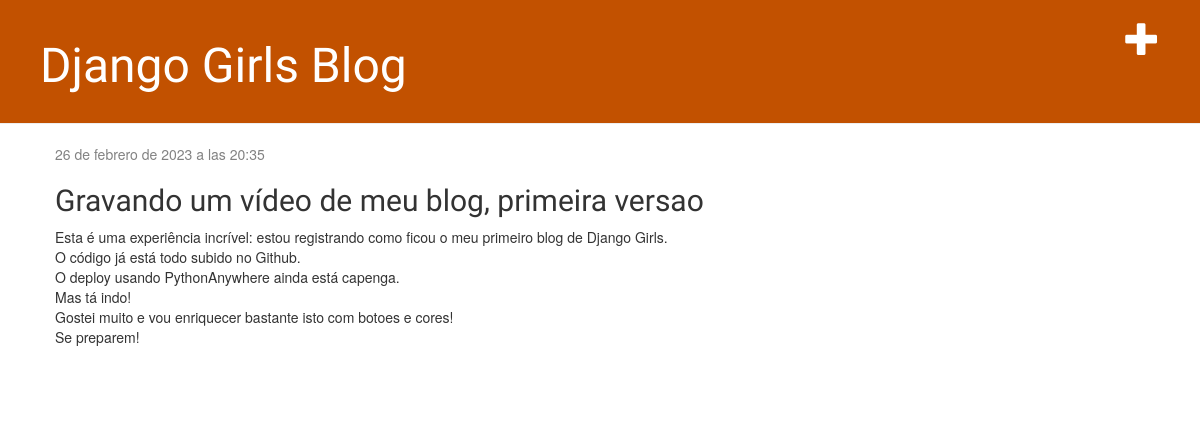
Screenshot of /post/7/ with the database file from the repository.
### blog/models.py (models this page shows, shortened)
class Post(models.Model):
    author = models.ForeignKey(settings.AUTH_USER_MODEL, on_delete=models.CASCADE)
    title = models.CharField(max_length=200)
    text = models.TextField()
    created_date = models.DateTimeField(
            default=timezone.now)
    published_date = models.DateTimeField(
            blank=True, null=True)

### blog/views.py (the view)
# urls.py: path('post/<int:pk>/', views.post_detail, name='post_detail'),
def post_detail(request, pk):
    post = get_object_or_404(Post, pk=pk)
    return render(request, 'blog/post_detail.html', {'post': post})

### blog/templates/blog/post_detail.html
{% extends 'blog/base.html' %}
{% block content %}
    <div class="post">
        {% if post.published_date %}
            <div class="date">
                {{ post.published_date }}
            </div>
        {% endif %}
        <h2>{{ post.title }}</h2>
        <p>{{ post.text|linebreaksbr }}</p>
    </div>
{% endblock %}

### blog/static/css/blog.css (style rules this page uses)
h1, h2, h3, h4 { font-family: 'Lobster', cursive; }
.date { color: #828282; }
.post { margin-bottom: 70px; }

### rows the page displays
Post: published_date "26 de febrero de 2023 a las 20:35", title "Gravando um vídeo de meu blog, primeira versao", text "Esta é uma experiência incrível: estou registrando como ficou o meu primeiro blog de Django Girls. O código já está todo subido no Github. O deploy usando PythonAnywhere ainda está capenga. Mas tá indo! Gostei muito e vou enriquecer bastante isto com botoes e cores! Se preparem!"
